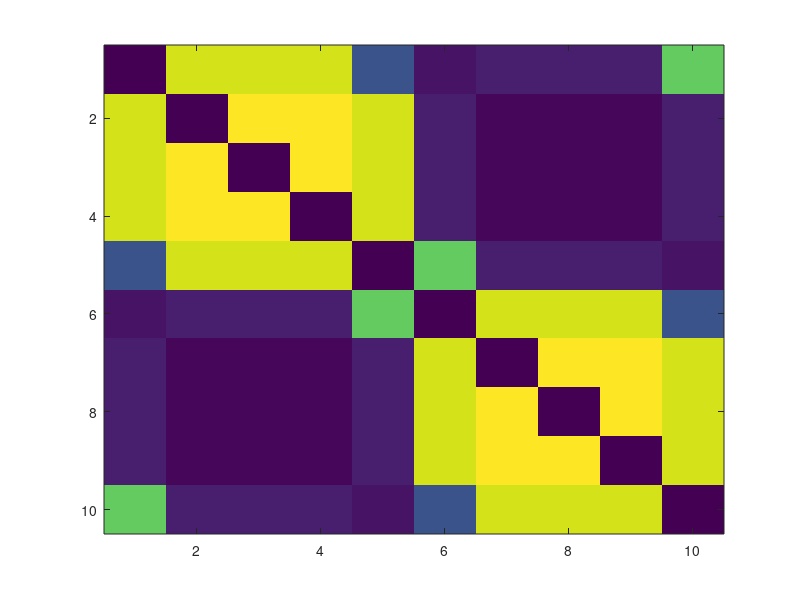

Write the MATLAB code that produced this figure. (Note: this script raises an error after producing the figure.)
% Loop over beta values:
nSim = 6;
betas = [0.00000000000000001, 0.00001, .001, .1, .5, 1];
nNode = 10;
A_hats = zeros(nNode,nNode,nSim);
M = [0 1 1 1 0 0 0 0 0 1;
    1 0 1 1 1 0 0 0 0 0;
    1 1 0 1 1 0 0 0 0 0;
    1 1 1 0 1 0 0 0 0 0;
    0 1 1 1 0 1 0 0 0 0;
    0 0 0 0 1 0 1 1 1 0;
    0 0 0 0 0 1 0 1 1 1;
    0 0 0 0 0 1 1 0 1 1;
    0 0 0 0 0 1 1 1 0 1
    1 0 0 0 0 0 1 1 1 0].*0.25;
L = [0 1 1 0 0 0 0 0 1 1;
    1 0 1 1 0 0 0 0 0 1;
    1 1 0 1 1 0 0 0 0 0;
    0 1 1 0 1 1 0 0 0 0;
    0 0 1 1 0 1 1 0 0 0;
    0 0 0 1 1 0 1 1 0 0;
    0 0 0 0 1 1 0 1 1 0;
    0 0 0 0 0 1 1 0 1 1;
    1 0 0 0 0 0 1 1 0 1;
    1 1 0 0 0 0 0 1 1 0].*0.25;
flag = 'mod';
if strcmp(flag, 'mod')
    A = M;
else
    A=L;
end
for j = 1:nSim
    A_hat = (1 - exp(-betas(j)))*A*(eye(nNode) - exp(-betas(j))*A)^(-1);
    A_hat = A_hat - diag(diag(A_hat));
    A_hats(:,:,j) = A_hat;
    imagesc(A_hat)
    pause(0.001)
    
end

save(['/Users/stiso/Documents/Code/graph_learning/ECoG_data/behavior_preprocessed/a_hat_ex_', flag, '.mat'],'A_hats')
